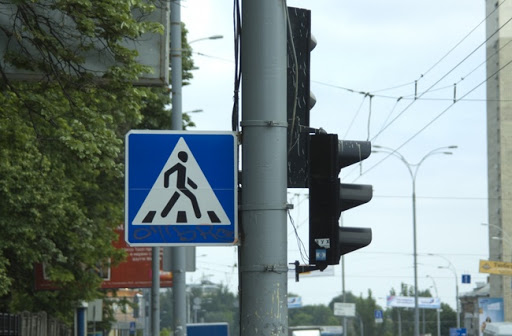
#> input picture DATA_ANALYST/DL-1/content/peshehod.jpeg, 512 x 336 px
$ jupyter execute opencv_demo.ipynb
#> lines starting #> are read from the running program, lines starting #| are printed output that depends on the picture; after the words box and inside, x2 and y2 are one past the last pixel; in counts of white or black regions, pixels touching at a corner belong together; long printed decimals are rounded
# OpenCV
Этот ноутбук призван продемонстрировать вам некоторые возможности библиотеки OpenCV. Перед использованием закиньте изображение Лены в Colab.

[cell 1]
import cv2
import matplotlib.pyplot as plt
import numpy as np

Для начала прочитаем наше изображение.

[cell 2]
img = cv2.imread('content/peshehod.jpeg')
#> img is the input picture: shape (336, 512, 3); mean B, G, R 136.3, 136.7, 122.6

Запринтим изображение, чтобы увидеть, как оно выглядит с точки зрения компьютера:

[cell 3]
print(img)
#> (printed output is left out)

А теперь, с помощью matplotlib (так удобнее) отрисуем изображение уже в виде изображения:

[cell 4]
plt.imshow(img)
plt.show()

Видим, что изображение какое-то синее. Дело в том, что часто при чтении изображения оно читается как BGR, а не RGB, но это не трудно исправить

[cell 5]
img = cv2.cvtColor(img, cv2.COLOR_BGR2RGB)
plt.imshow(img)
plt.show()

# Кадрирование
Вот теперь все в порядке, можем начать издеваться над нашей Леной. Начнем с кадрирования изображения. Это очень легко делать, просто используя стандартные срезы матрицы нумпая.

[cell 6]
cropped_img = img[120:250, 120:250]
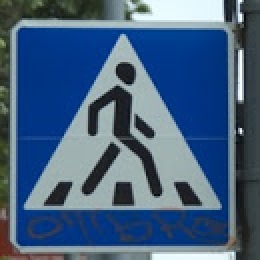
#> cropped_img: shape (130, 130, 3) (shown 2 times larger); mean R, G, B 68.8, 96.6, 127.4
plt.imshow(cropped_img)
plt.show()

## Изменение размера

[cell 7]
resized_img = cv2.resize(img, (1000, 400), interpolation = cv2.INTER_AREA)
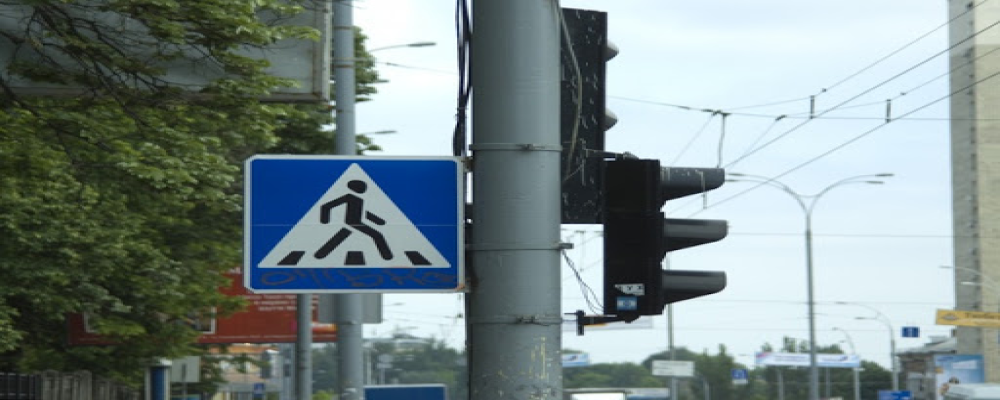
#> resized_img: shape (400, 1000, 3); mean R, G, B 122.5, 136.7, 136.2
plt.imshow(resized_img)
plt.show()

# Рисование прямоугольников

[cell 8]
output = img.copy()
cv2.rectangle(output, (120, 120), (250, 250), (0, 255, 255), 10)
plt.imshow(output)
plt.show()

# Текст на изображении

[cell 9]
output = img.copy()
cv2.putText(output, "Peshehod", (50, 250), cv2.FONT_HERSHEY_SIMPLEX, 1, (255, 0, 0), 2)
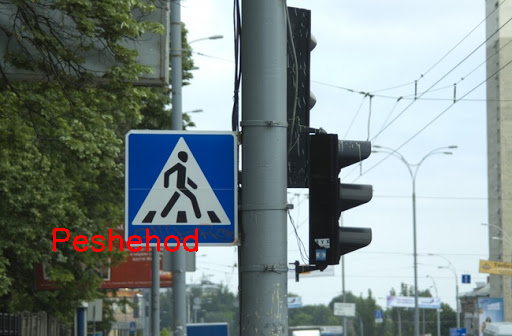
#> output: shape (336, 512, 3); mean R, G, B 123.9, 136.3, 135.8
plt.imshow(output)
plt.show()

# Градации серого и threshold

[cell 10]
gray_img = cv2.cvtColor(img, cv2.COLOR_RGB2GRAY)
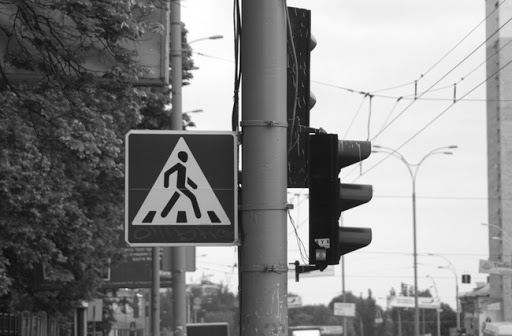
#> gray_img: shape (336, 512); min 2, max 255, mean 132.5
_, thresholded_img = cv2.threshold(gray_img, 127, 255, 0)
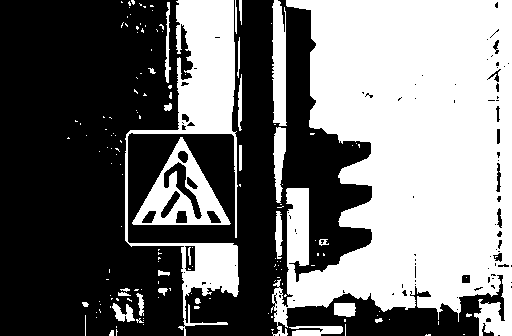
#> thresholded_img: shape (336, 512); 44.8% white; 152 white regions (123 under 20 px), largest, box (x1, y1, x2, y2) and area: (271, 0, 512, 336) 58048, (125, 0, 239, 336) 10739, (132, 137, 231, 225) 3253
plt.subplot(121)
plt.imshow(gray_img)
plt.subplot(122)
plt.imshow(thresholded_img)
plt.show()

Мы столкнулись с проблемой отображения одномерных изображений, надо отдельно указывать цветовую карту. Сделаем это.

[cell 11]
gray_img = cv2.cvtColor(img, cv2.COLOR_RGB2GRAY)
_, thresholded_img = cv2.threshold(gray_img, 127, 255, 0)
plt.subplot(121)
plt.imshow(gray_img, cmap='gray')
plt.subplot(122)
plt.imshow(thresholded_img, cmap='gray')
plt.show()

# Фильтры
Теперь можно пройтись по различным фильтрами, они пригодятся вам, когда у вас будут зашумленные изображения

[cell 12]
noise = np.random.randint(0, 255, (336,512,3)).astype(np.uint8)
noisy_img = cv2.addWeighted(img, 0.7, noise, 0.3, 2.2) # кстати, это способ получить смесь изображений
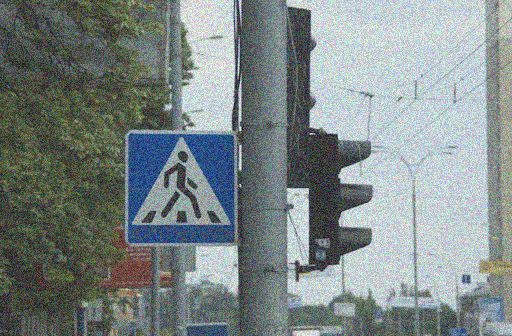
#> noisy_img: shape (336, 512, 3); mean R, G, B 126.1, 136.1, 135.6

[cell 13]
gblurred_img = cv2.GaussianBlur(noisy_img, (21, 21), 0)
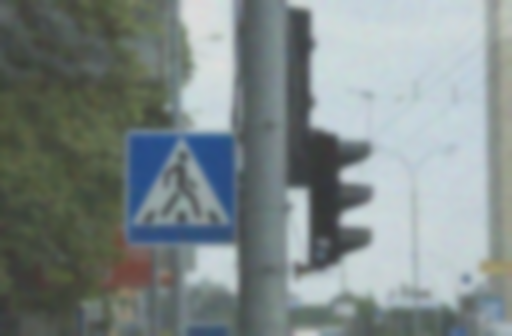
#> gblurred_img: shape (336, 512, 3); mean R, G, B 126.2, 136.1, 135.6
mblurred_img = cv2.medianBlur(noisy_img, 21)
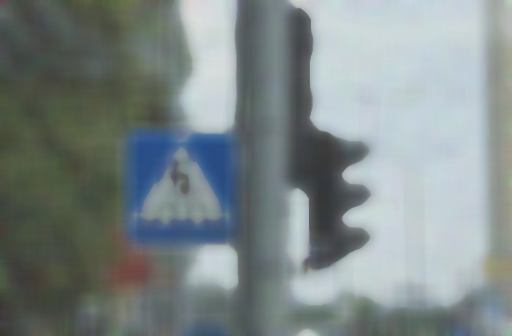
#> mblurred_img: shape (336, 512, 3); mean R, G, B 125.9, 135.9, 135.7
plt.figure(figsize=(15, 5))
plt.subplot(131)
plt.title('Шумная Лена')
plt.imshow(noisy_img)
plt.subplot(132)
plt.title('Сглаженная по Гауссу')
plt.imshow(gblurred_img)
plt.subplot(133)
plt.title('Сглаженная по медиане')
plt.imshow(mblurred_img)
plt.show()

# Задание 1
Для изображения знака сделайте threshold по порогу выше 180. Перед этим переведите изображение в чёрно-белое с помощью функции cv2.cvtColor. Обратите внимание на порядок каналов (если изображение в формате BGR, используйте параметр cv2.COLOR_BGR2GRAY). В строку ниже введите целое число, полученное в результате выполнения кода, данного ниже.

[cell 14]
pesh = cv2.imread('content/peshehod.jpeg')
plt.imshow(pesh) #перепутаны местами каналы, не забудьте))

[cell 15]
gray_img = cv2.cvtColor(pesh, cv2.COLOR_BGR2GRAY)
_, thresholded_img = cv2.threshold(gray_img, 180, 255, 0)
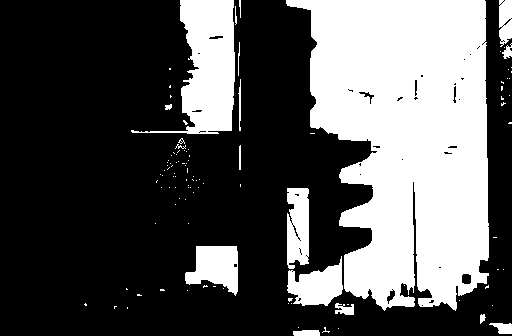
#> thresholded_img: shape (336, 512); 33.6% white; 109 white regions (91 under 20 px), largest, box (x1, y1, x2, y2) and area: (286, 0, 489, 311) 44806, (131, 0, 235, 134) 6352, (185, 246, 238, 296) 1776
plt.subplot(121)
plt.imshow(gray_img, cmap='gray')
plt.subplot(122)
plt.imshow(thresholded_img, cmap='gray')
plt.show()

#Введите в поле для ответа число, которое получится после выполнения кода ниже:
print(np.sum(thresholded_img[120:250, 120:250])/np.sum(thresholded_img))
#| 0.01706

[cell 16]
print(np.sum(thresholded_img)/255)
#| 57838.0

# Задание 2
Вам нужно локализовать на изображении дорожный знак с помощью цветового порога. В результате получится маска изображения, на которой будет выделен только знак и небольшой шум на остальной части изображения.

Рекомендуем перевести изображение в HSV и найти информацию о функции inRange.

Финальную маску назовите result_image.

Формат ответа: X.X

Введите в поле для ответа число, которое получится после выполнения кода ниже:

[cell 17]
cropped_img = pesh[120:250, 120:250]
frame_HSV = cv2.cvtColor(cropped_img, cv2.COLOR_BGR2HSV)
#> frame_HSV: shape (130, 130, 3); mean H, S, V 97.2, 126.1, 129.1
result_image = cv2.inRange(frame_HSV, (80, 0, 80), (150, 200, 200))
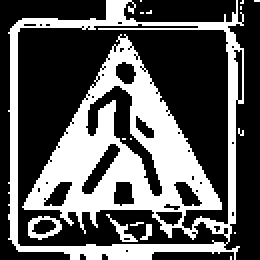
#> result_image: shape (130, 130) (shown 2 times larger); 35.4% white; 16 white regions (12 under 20 px), largest, box (x1, y1, x2, y2) and area: (4, 0, 122, 130) 5763, (14, 108, 31, 120) 94, (53, 107, 69, 121) 59, (70, 112, 76, 120) 25

plt.subplot(121)
plt.imshow(frame_HSV, cmap='gray')
plt.subplot(122)
plt.imshow(result_image, cmap='gray')
plt.show()

[cell 18]
np.sum(pesh[120:250, 120:250])/np.sum(result_image)
#> Out = 3.25

# Задание 3

С помощью OpenCV можно получить доступ к различным свойствам изображения, например количеству строк, столбцов и каналов в тензоре картинки; типу данных изображения; количеству пикселей.

В документации библиотеки найдите способ посчитать количество пикселей на картинке с дорожным знаком. После того, как вы считали изображение, вы можете получить доступ, к некоторым свойствам изображения, например количеству. Ответом должно стать целое число.

[cell 19]
cv2.countNonZero(gray_img)
#> Out = 172032
